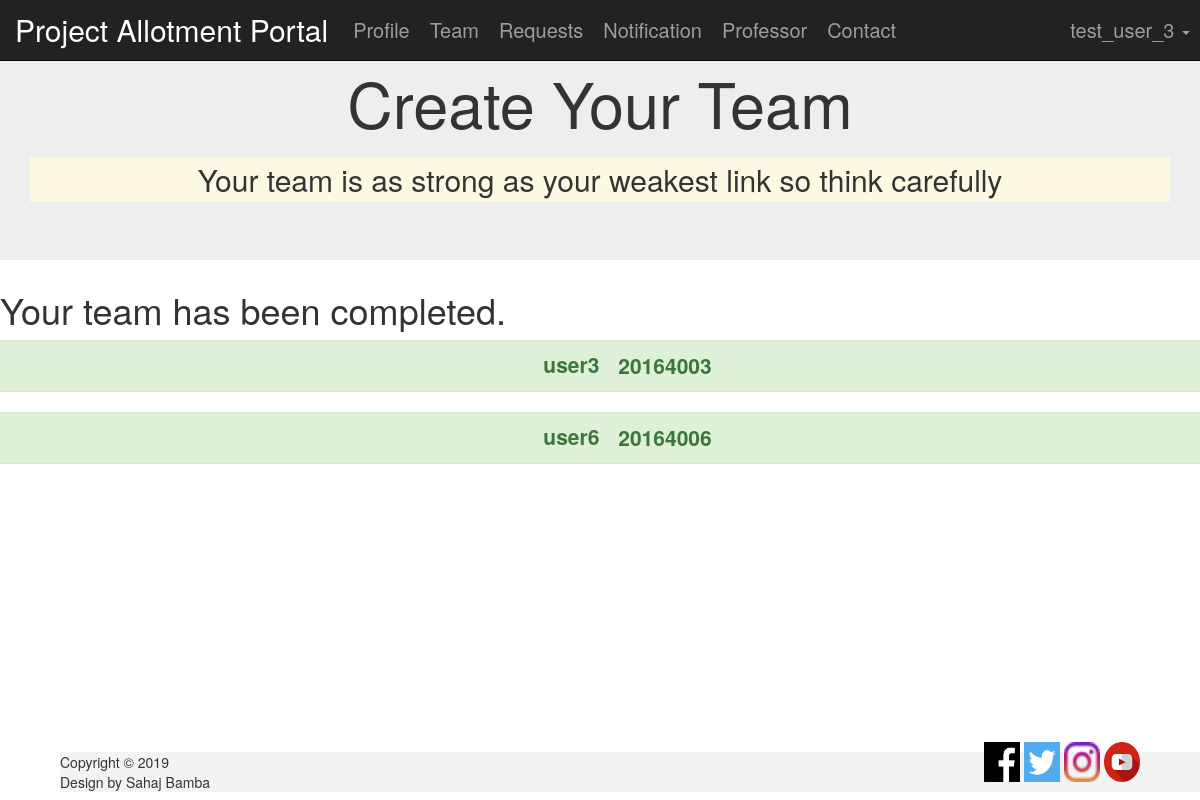
The page /accounts/team/ (signed in) on the database its author committed.
### accounts/models.py (models this page shows, shortened)
class User_details(models.Model):
    GENDER_CHOICES =(
        ('F','Female'),
        ('M','Male'),
        ('P','Prefer Not To Say')
    )
    user_reg_no = models.DecimalField(verbose_name="reg_no", max_digits=8, decimal_places=0, unique=True,blank=False)
    user_email = models.EmailField(verbose_name="email", max_length=100,unique=True,blank=False)
    user_name = models.CharField(verbose_name="name", max_length=100,blank=False)
    user_gender = models.CharField(max_length=1, choices=GENDER_CHOICES)
    user_cpi = models.DecimalField(verbose_name="cpi", max_digits=4 , decimal_places=2,blank=False)
    user_bio = models.TextField(verbose_name="bio", max_length=1000)
    user_contact = models.CharField(verbose_name="contact",blank=False,max_length=15)
    authority = models.IntegerField(verbose_name="authority", default=0)
    email_verified = models.IntegerField(verbose_name="email_verified", default=0)
    data_verified = models.IntegerField(verbose_name="data_verified", default=0)
    user_user = models.OneToOneField(User, default=None, on_delete=models.CASCADE)
    user_pic = models.ImageField(default='default.png',blank=True)

### accounts/views.py (the view, shortened to what this page needs)
def team(request):
    if request.session['gamer_authority'] > 4 :
        return redirect('Project_Allotment_Portal:home')
    update(request)
    mem1 = User_details.objects.filter(authority=1).filter(data_verified=2)
    mem2 = User_details.objects.filter(authority=2).filter(data_verified=2)
    mem3 = User_details.objects.filter(authority=3).filter(data_verified=2)
    mem4 = User_details.objects.filter(authority=4).filter(data_verified=2)
    mem5 = user_requests.objects.filter(user_from=request.user)
    mem5_ = user_requests.objects.filter(user_to=request.user)
    mem1_ = User_details.objects.none()
    mem2_ = User_details.objects.none()
    mem3_ = User_details.objects.none()
    mem4_ = User_details.objects.none()
    mem6 = User_details.objects.none()
    for j in mem1:
        f=0
        for i in mem5 :
            if j.user_user == i.user_to:
                f=1
                break
        for i in mem5_ :
            if j.user_user == i.user_from:
                f=1
                break
        if f==0:
            for i in mem5_:
                if j.user_user == i.user_to:
                    f = 1
                    break
        if f==0 :
            mem1_ |= User_details.objects.filter(user_user = j.user_user)
    for j in mem2:
        f=0
        for i in mem5 :
            if j.user_user == i.user_to:
                f=1
                break
        if f==0:
            for i in mem5_:
                if j.user_user == i.user_from:
                    f = 1
                    break
        if f==0:
            mem2_ |= User_details.objects.filter(user_user = j.user_user)
    for j in mem3:
        f=0
        for i in mem5 :
            if j.user_user == i.user_to:
                f=1
                break
        if f==0:
            for i in mem5_ :
                if j.user_user == i.user_from:
                    f = 1
                    break
        if f==0:
            mem3_ |= User_details.objects.filter(user_user = j.user_user)
    for j in mem4:
        f=0
        for i in mem5 :
            if j.user_user == i.user_to:
                f=1
                break
        if f==0:
            for i in mem5_:
                if j.user_user == i.user_from:
                    f = 1
                    break
        t = Team_details.objects.get(team_leader = j.user_user)
        if request.session['gamer_authority'] == 1 and t.team_member_1 != None :
            f=1
        elif request.session['gamer_authority'] == 2 and t.team_member_2 != None :
            f=1
        elif request.session['gamer_authority'] == 3 and t.team_member_3 != None :
            f=1
        if f==0:
            mem4_ |= User_details.objects.filter(user_user = j.user_user)
    team_mems=0
    team_mems_1=0
    team_mems_2=0
    team_mems_3=0
    f=0;
    if request.session['gamer_authority'] == 1:
        try :
            tm = Team_details.objects.get(team_member_1=request.user)
        except ObjectDoesNotExist:
            f=1
    elif request.session['gamer_authority'] == 2:
        try:
            tm = Team_details.objects.get(team_member_2=request.user)
        except ObjectDoesNotExist:
            f=1
    elif request.session['gamer_authority'] == 3:
        try :
            tm = Team_details.objects.get(team_member_3=request.user)
        except ObjectDoesNotExist:
            f=1
    elif request.session['gamer_authority'] == 4:
        try :
            tm = Team_details.objects.get(team_leader=request.user)
            if tm.team_member_1 != None:
                team_mems += 1
                team_mems_1 += 1
            if tm.team_member_2 != None:
                team_mems+=2
                team_mems_2+=1
            if tm.team_member_3 != None:
                team_mems+=4
                team_mems_3+=1
        except ObjectDoesNotExist:
            f=1
    else :
        f=1
    if f==0:
        mem6 |= User_details.objects.filter(user_user=tm.team_leader)
        mem6 |= User_details.objects.filter(user_user=tm.team_member_3)
        mem6 |= User_details.objects.filter(user_user=tm.team_member_2)
        mem6 |= User_details.objects.filter(user_user=tm.team_member_1)
    return render(request, 'accounts/team.html', {'mem1':mem1_, 'mem2':mem2_, 'mem3':mem3_, 'mem4':mem4_, 'mem5':mem5 , 'mem6':mem6, 'team_mems':team_mems, 'team_mems_1':team_mems_1, 'team_mems_2':team_mems_2, 'team_mems_3':team_mems_3} )

### accounts/views.py (called while the page is built)
def update(request):
    try:
        if request.user.is_authenticated:
            temp = User_details.objects.get(user_user=request.user)
            request.session['gamer_data_verified'] = temp.data_verified
            request.session['gamer_authority'] = temp.authority
        else :
            request.session['gamer_data_verified'] = 0
            request.session['gamer_authority'] = 0
    except ObjectDoesNotExist:
        request.session['gamer_data_verified'] = 0
        request.session['gamer_authority'] = 0

### accounts/templates/accounts/team.html (shortened to what this page needs)
{% extends 'base.html' %}
{% load static %}
{% block statics %}
    <link rel="stylesheet" type="text/css" href="{% static 'Project_Allotment_Portal/stylesheet/team.css' %} " >
{% endblock %}
{% block title2 %}
    Create Your Team
{% endblock %}
{% block quote %}
    Your team is as strong as your weakest link so think carefully
{% endblock %}
{% block content %}
    {% if request.session.gamer_data_verified <= 1 %}
        <h1> Please wait for your details verification first. </h1>
    {% else %}
        <h1>    Your team has been completed. </h1>
        {% for mem in mem6 %}
            <div class="cat row alert alert-success" style="cursor: context-menu;">
                <span class="name" style="padding: 10px; margin: 0px 10px 0px 10px;"> {{ mem.user_name }} </span>
                <span class="reg_no" style="padding: 10px; margin: 0px 10px 0px 10px; font-size: 1.5em; position: relative; top: -6px; left: 15px; font-weight: bolder;"> {{ mem.user_reg_no }} </span>
            </div>
        {% endfor %}
    {% endif %}
{% endblock %}

### Project_Allotment_Portal/templates/base.html (shortened to what this page needs)
{% load static  %}
<!DOCTYPE html>
<html>
	<head>
	    <meta name="viewport" content="width=device-width, initial-scale=1.0, maximum-scale=1.0, user-scalable=0">	<link rel="stylesheet" href="https://maxcdn.bootstrapcdn.com/bootstrap/3.3.7/css/bootstrap.min.css">
	    <link rel="stylesheet" type="text/css" href="{% static 'Project_Allotment_Portal/stylesheet/base.css' %}">
        {% block statics %}
        {% endblock %}
    </head>
	<body>
		<nav class="navbar navbar-fixed-top navbar-inverse">
		    <div class="container-fluid">
			    <div class="navbar-header">
                    <div class="active"><a class="navbar-brand active" href="{% url 'Project_Allotment_Portal:home' %}">Project Allotment Portal</a>
                    </div>
			    </div>
                <div class="collapse navbar-collapse" id="main-nav-bar">
                    <ul class="nav navbar-nav">
                        {% if user.is_authenticated %}
                            <li ><a href="{% url 'accounts:profile' %}">Profile</a></li>
                            {% if request.session.gamer_authority < 5 %}
                                <li ><a href="{% url 'accounts:team' %}">Team</a></li>
                                <li ><a href="{% url 'accounts:requests' %}">Requests</a></li>
                                <li ><a href="{% url 'Project_Allotment_Portal:notification' %}">Notification</a></li>
                                <li ><a href="{% url 'accounts:proff' %}">Professor</a></li>
                            {% endif %}
                        {% endif %}
                        <li ><a href="{% url 'Project_Allotment_Portal:contact' %}">Contact</a></li>
                    </ul>
                    <ul class="nav navbar-nav navbar-right" >
                        {% if user.is_authenticated %}
                            <li class="dropdown"><a class="dropdown-toggle" data-toggle="dropdown" href="#"> {{ user.username }} <span class="caret"></span></a>
                            </li>
                        {% else %}
                            <li><a href="{% url 'accounts:signup' %}"><span class="glyphicon glyphicon-user"></span> Sign Up</a></li>
                            <li><a href="{% url 'accounts:login' %}"><span class="glyphicon glyphicon-log-in"></span> Login</a></li>
                        {% endif %}
                    </ul>
                </div>
            </div>
		</nav>
        <div class="main" style="max-height: 100%; height: 100%; min-height: 570px; width: 100%;left: 0px;top: 0px;">
            <div class="jumbotron">
                <div class="container text-center">
                    <h1>
                        {% block title2 %}
                        {% endblock %}
                    </h1>
                    <strong>
                        <h2 class="mark">
                            {% block quote %}
                            {% endblock %}
                        </h2>
                    </strong>
                </div>
            </div>
            {% block content %}
            {% endblock %}
        </div>
        <div class="footer" >
            <div class="txt">
                Copyright © 2019<br> Design by Sahaj Bamba
            </div>
			<div class="social" >
				<div class="tag" >
                    <div class="image" style=" border: solid 0px red; background-image: url({% static 'Project_Allotment_Portal/pictures/logos/fb.jpg'%});" >
                    </div>
                </div>
                <div class="tag" >
                    <div class="image" style="background-image: url({% static 'Project_Allotment_Portal/pictures/logos/twitter.jpg'%}); " >
                    </div>
                </div>
                <div class="tag" >
                    <div class="image" style=" border: solid 0px red; background-image: url({% static 'Project_Allotment_Portal/pictures/logos/instagram.png'%}); " >
                    </div>
                </div>
                <div class="tag" >
                    <div class="image" style=" border: solid 0px red; background-image: url({% static 'Project_Allotment_Portal/pictures/logos/youtube.png'%}); " >
                    </div>
				</div>
			</div>
	    </div>
	</body>
</html>

### accounts/static/Project_Allotment_Portal/stylesheet/base.css (style rules this page uses)
.navbar-brand { padding: 20px 15px; font-size: 30px; }
#main-nav-bar>ul>li>a { padding: 20px 10px; font-size:20px }
.tag { height: 100%; width: 3%;display: inline-block; }
.social { text-align: right; height: 100%; width: 100%; position: absolute; top: -25%; display: block; right: 10%; }
.footer { position: fixed; bottom: 1%; left: 5%; height: 5%; display: block; border: solid 0px blue; width: 100%; background-color: #f3f3f3; z-index: 5; }
.image { display: inline-block; height: 100%; width: 100%; background-size: 100% 100%; }
.main { position: fixed; height: 82%; width: 90%; left: 5%; top: 11%; display: block; border: solid 0px black; z-index: 3; overflow: auto; min-height: 540px; }

### accounts/static/Project_Allotment_Portal/stylesheet/team.css (style rules this page uses)
.cat { text-align: center; padding: 5px; cursor: pointer; }
.cat .name { display: inline-block; position: relative; bottom: 7px; height: 20px; font-size: 1.5em; font-weight: bolder; left: 40px; }

### rows shown on the page
User_details: user_name "user3", user_reg_no "20164003"
User_details: user_name "user6", user_reg_no "20164006"

### other values the page prints
{{ user.username }} "test_user_3"
